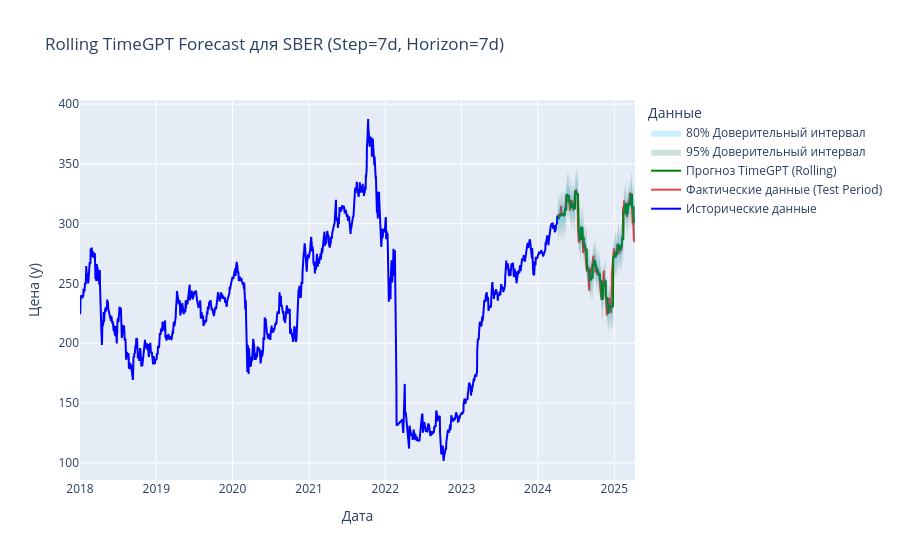

Notebook code for this chart:
### Code cell
fig_forecast = go.Figure()

historical_plot_df = df[df['ds'] <= forecast_df['ds'].min()] # Show data before the first forecast point
#historical_plot_df = historical_plot_df.tail(200)
fig_forecast.add_trace(go.Scatter(
    x=historical_plot_df['ds'],
    y=historical_plot_df['y'],
    mode='lines',
    name='Исторические данные',
    line=dict(color='blue')
))

# Actual data during the forecast period (for comparison)
actuals_plot_df = df[df['ds'] >= forecast_df['ds'].min()]
fig_forecast.add_trace(go.Scatter(
    x=actuals_plot_df['ds'],
    y=actuals_plot_df['y'],
    mode='lines',
    name='Фактические данные (Test Period)',
    line=dict(color='rgba(230,20,20,0.8)')#, dash='dash') 
))

# Combined TimeGPT Forecast
fig_forecast.add_trace(go.Scatter(
    x=forecast_df['ds'],
    y=forecast_df['TimeGPT'],
    mode='lines',
    name='Прогноз TimeGPT (Rolling)',
    line=dict(color='green')
))

# Confidence Intervals (if generated and consistent across runs)
if 'TimeGPT-hi-95' in forecast_df.columns and 'TimeGPT-lo-95' in forecast_df.columns:
    fig_forecast.add_trace(go.Scatter(
        x=forecast_df['ds'],
        y=forecast_df['TimeGPT-hi-95'],
        mode='lines',
        line=dict(width=0),
        showlegend=False
    ))
    fig_forecast.add_trace(go.Scatter(
        x=forecast_df['ds'],
        y=forecast_df['TimeGPT-lo-95'],
        mode='lines',
        line=dict(width=0),
        fillcolor='rgba(0,100,80,0.2)',
        fill='tonexty',
        name='95% Доверительный интервал'
    ))

if 'TimeGPT-hi-80' in forecast_df.columns and 'TimeGPT-lo-80' in forecast_df.columns:
    fig_forecast.add_trace(go.Scatter(
        x=forecast_df['ds'],
        y=forecast_df['TimeGPT-hi-80'],
        mode='lines',
        line=dict(width=0),
        showlegend=False
    ))
    fig_forecast.add_trace(go.Scatter(
        x=forecast_df['ds'],
        y=forecast_df['TimeGPT-lo-80'],
        mode='lines',
        line=dict(width=0),
        fillcolor='rgba(0,176,246,0.2)',
        fill='tonexty',
        name='80% Доверительный интервал'
    ))

fig_forecast.update_layout(
    title=f'Rolling TimeGPT Forecast для {ticker} (Step={rolling_step}d, Horizon={forecast_horizon}d)',
    xaxis_title='Дата',
    yaxis_title='Цена (y)',
    legend_title='Данные'
)
fig_forecast.show()

### Figure 1 — Plotly figure (JSON) as saved in the notebook; plotly's stock layout.template omitted (floating-point values rounded to 4 significant figures; data arrays with more than 128 entries replaced by an {"elided": "..."} marker saying what was removed)
{"data": [{"line": {"color": "blue"}, "mode": "lines", "name": "Исторические данные", "type": "scatter", "x": {"elided": "2287 str values"}, "y": {"elided": "2287 float values"}}, {"line": {"color": "rgba(230,20,20,0.8)"}, "mode": "lines", "name": "Фактические данные (Test Period)", "type": "scatter", "x": {"elided": "366 str values"}, "y": {"elided": "366 float values"}}, {"line": {"color": "green"}, "mode": "lines", "name": "Прогноз TimeGPT (Rolling)", "type": "scatter", "x": {"elided": "371 str values"}, "y": {"elided": "371 float values"}}, {"line": {"width": 0}, "mode": "lines", "showlegend": false, "type": "scatter", "x": {"elided": "371 str values"}, "y": {"elided": "371 float values"}}, {"fill": "tonexty", "fillcolor": "rgba(0,100,80,0.2)", "line": {"width": 0}, "mode": "lines", "name": "95% Доверительный интервал", "type": "scatter", "x": {"elided": "371 str values"}, "y": {"elided": "371 float values"}}, {"line": {"width": 0}, "mode": "lines", "showlegend": false, "type": "scatter", "x": {"elided": "371 str values"}, "y": {"elided": "371 float values"}}, {"fill": "tonexty", "fillcolor": "rgba(0,176,246,0.2)", "line": {"width": 0}, "mode": "lines", "name": "80% Доверительный интервал", "type": "scatter", "x": {"elided": "371 str values"}, "y": {"elided": "371 float values"}}], "layout": {"legend": {"title": {"text": "Данные"}}, "title": {"text": "Rolling TimeGPT Forecast для SBER (Step=7d, Horizon=7d)"}, "xaxis": {"title": {"text": "Дата"}}, "yaxis": {"title": {"text": "Цена (y)"}}}}
